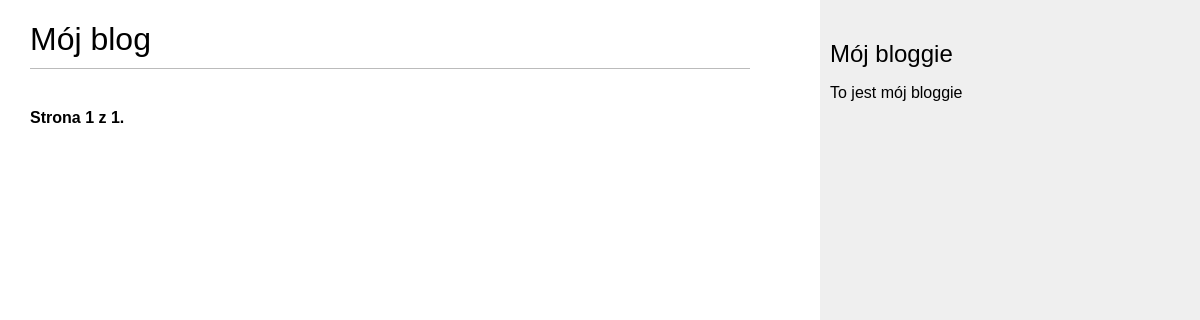
/bloggie/, run on an earlier commit of the app's database.
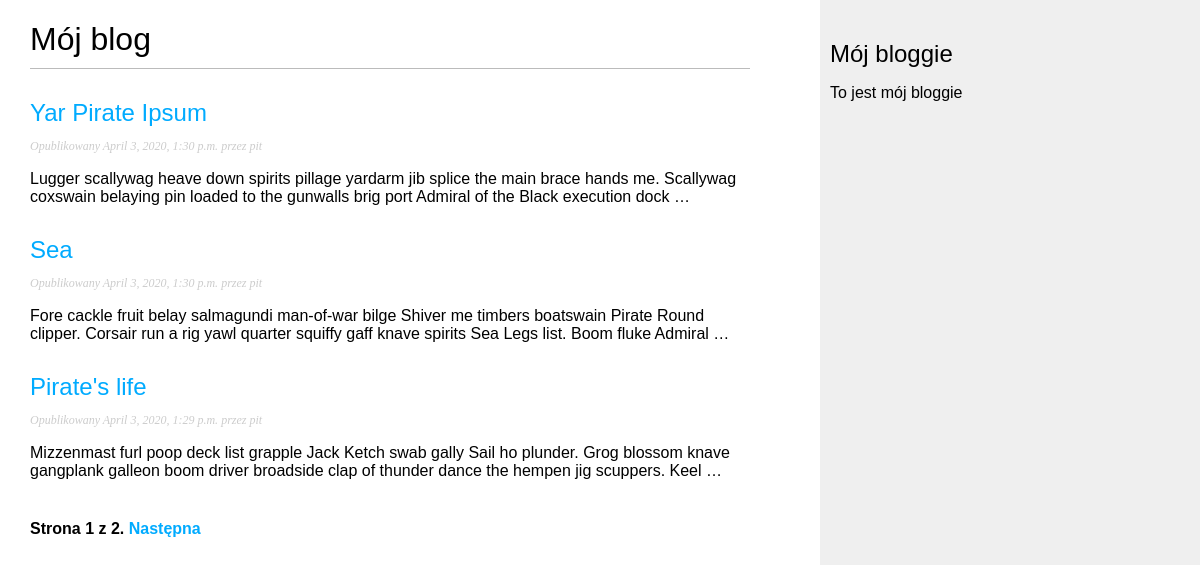
And on a later commit of the database.
### bloggie/models.py (models this page shows, shortened)
class Post(models.Model):
    def get_absolute_url(self):
        return reverse('bloggie:post_detail',
                       args=[self.publish.year,
                             self.publish.strftime('%m'),
                             self.publish.strftime('%d'),
                             self.slug])
    STATUS_CHOICES = (
        ('draft', 'Roboczy'),
        ('published', 'Opublikowany'),
    )
    title = models.CharField(max_length=250)
    slug = models.SlugField(max_length=250,
                            unique_for_date='publish')
    author = models.ForeignKey(User,
                               related_name='blog_posts')
    body = models.TextField()
    publish = models.DateTimeField(default=timezone.now)
    created = models.DateTimeField(auto_now_add=True)
    updated = models.DateTimeField(auto_now=True)
    status = models.CharField(max_length=10,
                              choices=STATUS_CHOICES,
                              default='draft')
    objects = models.Manager()  #default Manager
    published = PublishedManager()
    class Meta:
        ordering = ('-publish',)

### bloggie/views.py (the view)
class PostListView(ListView):
    queryset = Post.published.all()
    context_object_name = 'posts'
    paginate_by = 3
    template_name = 'bloggie/post/list.html'

### bloggie/templates/bloggie/post/list.html (shortened to what this page needs)
{% extends 'bloggie/base.html' %}
{% block content %}
<h1>Mój blog</h1>
{% for post in posts %}
<h2>
    <a href="{{ post.get_absolute_url}}">{{ post.title}}</a>
</h2>
<p class="date">
    Opublikowany {{ post.publish }} przez {{ post.author }}
</p>
{{ post.body|truncatewords:30|linebreaks }}
{% endfor %}
{% include "pagination.html" with page=page_obj %}
{% endblock %}

### bloggie/templates/bloggie/base.html (shortened to what this page needs)
{% load staticfiles %}
<html>
<head>
    <link href="{%static 'css/bloggie.css' %}" rel='stylesheet'>
</head>
    <div id="content">
        {% block content %}
        {% endblock %}
    </div>
    <div id="sidebar">
        <h2>Mój bloggie</h2>
        <p> To jest mój bloggie</p>
    </div>
<body>
</body>
</html>

### bloggie/templates/pagination.html (shortened to what this page needs)
<div class="pagination">
  <span class="step-links">
    <span class="current">
      Strona {{ page.number }} z {{ page.paginator.num_pages }}.
    </span>
      {% if page.has_next %}
        <a href="?page={{ page.next_page_number }}">Następna</a>
      {% endif %}
  </span>
</div>

### bloggie/static/css/bloggie.css (style rules this page uses)
body { margin:0; padding:0; font-family:helvetica, sans-serif; }
a { color:#00abff; text-decoration:none; }
h1 { font-weight:normal; border-bottom:1px solid #bbb; padding:0 0 10px 0; }
h2 { font-weight:normal; margin:30px 0 0; }
#content { float:left; width:60%; padding:0 0 0 30px; }
#sidebar { float:right; width:30%; padding:10px; background:#efefef; height:100%; }
p.date { color:#ccc; font-family: georgia, serif; font-size: 12px; font-style: italic; }
.pagination { margin:40px 0; font-weight:bold; }

What changed in the data, as far as the page shows it:
added Post: title "Yar Pirate Ipsum", publish "April 3, 2020, 1:30 p.m.", author "pit", body "Lugger scallywag heave down spirits pillage yardarm jib splice the main brace hands me. Scallywag coxswain belaying pin loaded to the gunwalls brig port Admiral of the Black execution dock …"
added Post: title "Sea", publish "April 3, 2020, 1:30 p.m.", author "pit", body "Fore cackle fruit belay salmagundi man-of-war bilge Shiver me timbers boatswain Pirate Round clipper. Corsair run a rig yawl quarter squiffy gaff knave spirits Sea Legs list. Boom fluke Admiral …"
added Post: title "Pirate's life", publish "April 3, 2020, 1:29 p.m.", author "pit", body "Mizzenmast furl poop deck list grapple Jack Ketch swab gally Sail ho plunder. Grog blossom knave gangplank galleon boom driver broadside clap of thunder dance the hempen jig scuppers. Keel …"
Also different on the page:
{{ page.paginator.num_pages }}: "1" → "2"
text now shown: "Następna"
